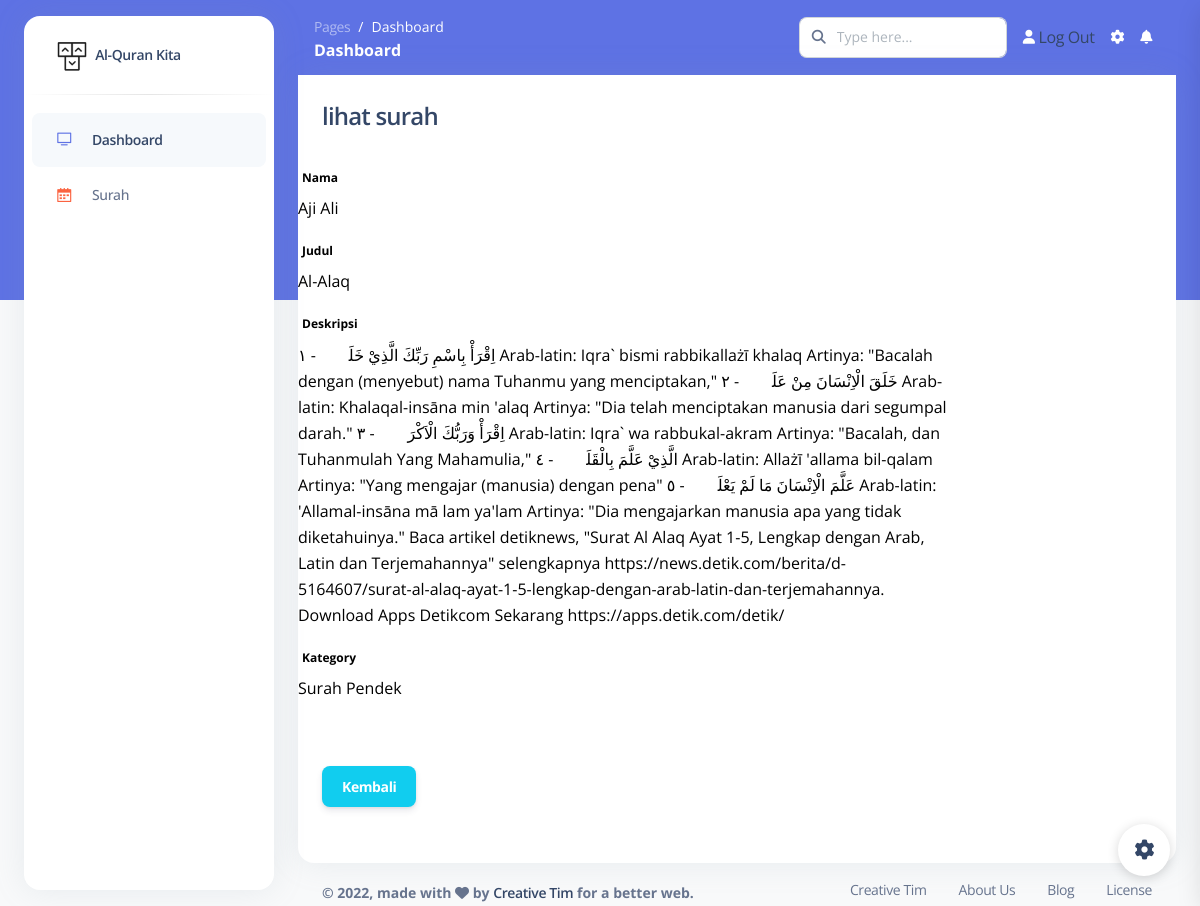
Screenshot of /dashboard/surah/lihat/7 with the database file from the repository.
### blog/models.py (models this page shows, shortened)
class Surah(models.Model):
    nama = models.CharField(max_length=100, blank=True, null=True)
    judul = models.CharField(max_length=100)
    body = models.TextField()
    kategory = models.ForeignKey(Kategori, on_delete=models.CASCADE)
    date = models.DateTimeField(auto_now_add=True)
    class Meta:
        ordering = ['-date']
        verbose_name_plural = "Surah"

class Kategori(models.Model):
    nama = models.CharField(max_length=20)
    def __str__(self):
        return self.nama
    class Meta:
        verbose_name_plural = "Kategori"

### blog/views.py (the view)
# urls.py: path('surah/lihat/<str:id>', lihat_surah, name='lihat_surah'),
def lihat_surah(request, id):
    template_name = "back/lihat_surah.html"
    surah = Surah.objects.get(id=id)
    context = {
        'title':'lihat surah',
        'surah': surah,
    }
    return render(request, template_name, context)

### templates/back/lihat_surah.html (shortened to what this page needs)
{% extends 'back/base.html' %}
{% block content %}
<div class="content">
    <div class="container-fluid">
        <div class="row">
            <div class="col-md-12">
                <div class="card">
                    <form class="form-horizontal" method="POST">
                        <div class="card-header">
                            <h4 class="card-title">
                                {{title}}
                            </h4>
                        </div>
                        <div class="card-content">
                            <div class="form-group">
                                <label class="col-md-3 control-label"><b style="color:black;">Nama</label>
                                <div class="col-md-9">
                                    <p>{{surah.nama}}</p>
                                </div>
                        </div>
                            <div class="form-group">
                                <label class="col-md-3 control-label"><b style="color:black;">Judul</label>
                                <div class="col-md-9">
                                    <p>{{surah.judul}}</p>
                                </div>
                        </div>
                            <div class="form-group">
                                <label class="col-md-3 control-label"><b style="color:black;">Deskripsi</label>
                                <div class="col-md-9">
                                   <p>{{surah.body}}</p>
                                </div>
                        </div>
                            <div class="form-group">
                                <label class="col-md-3 control-label"><b style="color:black;">Kategory</b></label>
                                <div class="col-md-9">
                                  <p>{{surah.kategory}}</p>
                                    </div>
                                </div>
                        </div>
                        <div class="card-footer text-right">
                            <div class="form-group">
                                <div class="col-md-9">
                                    <a class="btn btn-info" href="{% url 'surah' %}">Kembali</a>
                                </div>
                            </div>
                        </div>
                    </form>
                </div>
            </div>
        </div>
{% endblock content %}

### rows the page displays
Surah: nama "Aji Ali", judul "Al-Alaq", body "اِقْرَأْ بِاسْمِ رَبِّكَ الَّذِيْ خَلَقَۚ - ١ Arab-latin: Iqra` bismi rabbikallażī khalaq Artinya: \"Bacalah dengan (menyebut) nama Tuhanmu yang menciptakan,\" خَلَقَ الْاِنْسَانَ مِنْ عَلَقٍۚ - ٢ Arab-latin: Khalaqal-insāna min 'alaq Artinya: \"Dia telah menciptakan manusia dari segumpal darah.\" اِقْرَأْ وَرَبُّكَ الْاَكْرَمُۙ - ٣ Arab-latin: Iqra` wa rabbukal-akram Artinya: \"Bacalah, dan Tuhanmulah Yang Mahamulia,\" الَّذِيْ عَلَّمَ بِالْقَلَمِۙ - ٤ Arab-latin: Allażī 'allama bil-qalam Artinya: \"Yang mengajar (manusia) dengan pena\" عَلَّمَ الْاِنْسَانَ مَا لَمْ يَعْلَمْۗ - ٥ Arab-latin: 'Allamal-insāna mā lam ya'lam Artinya: \"Dia mengajarkan manusia apa yang tidak diketahuinya.\" Baca artikel…", kategory "Surah Pendek"

### other values shown
{{ title }} "lihat surah"
